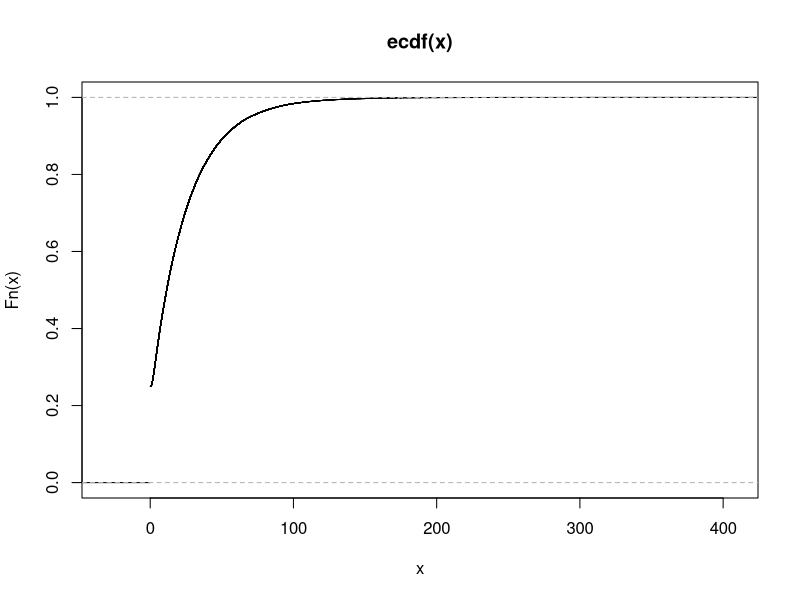
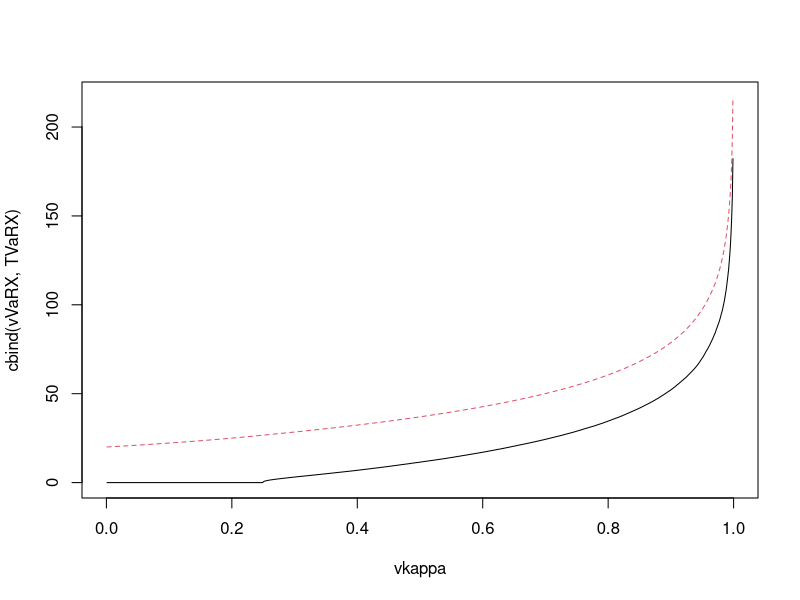
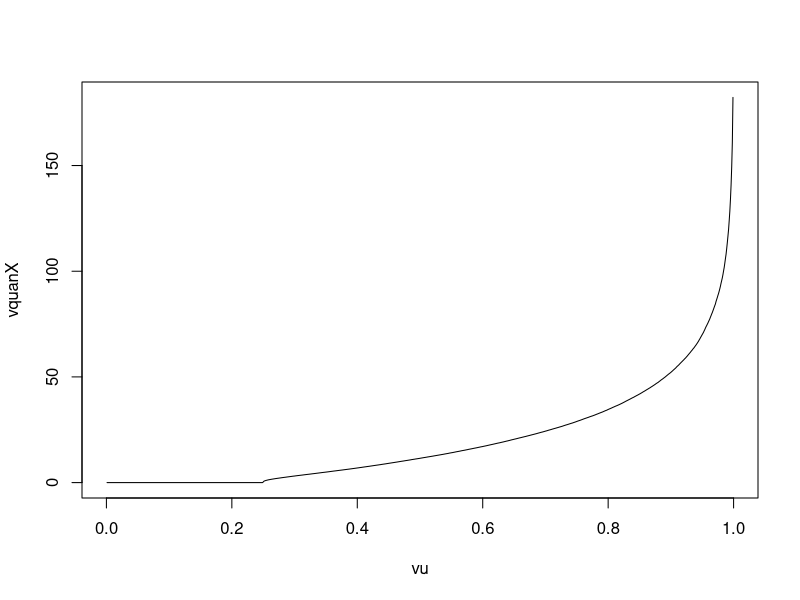

The R script that drew these images, in order:
# Lyon A2018
#
# Simulation loi binomiale negative composée
#
#
# loi de M : binomiale negative
qq<-0.5
rr<-2
EM<-rr*(1-qq)/qq
VarM<-EM/qq

# loi de B : lognormale
mu<-log(10)-0.405
sig<-0.9
EB<-exp(mu+(sig^2)/2)
EB2<-exp(2*mu+2*(sig^2))
VarB<-EB2-EB^2

EX<-EM*EB
VarX<-EM*VarB+VarM*(EB^2)

c(EM,EB,EX)
c(VarM,VarB,VarX)


# simulation de réalisations la loi binomiale négative composée

# fixer la valeur source 
set.seed(2018)

# nb de simulation
nsim<-100000

# vecteurs des réalisations de M et X
vM<-rep(0,nsim)
vX<-rep(0,nsim)

# algo de simulation des réalisations de M et X
for (i in 1:nsim)
{
  U<-runif(1)
  vM[i]<-qnbinom(U,rr,qq)
  if (vM[i]>0) vX[i]<-sum(qlnorm(runif(vM[i]),mu,sig))
}

# valeurs exactes
c(EM,VarM,EB,VarB,EX,VarX)

# valeurs approximatives
mean(vM)
var(vM)
mean(vX)
var(vX)

# courbe des valeurs approximatives de FX(x)
plot.ecdf(vX,xlab="x")

# 100 premières valeurs des réalisations de (M,X)
cbind(1:100,vM[1:100],vX[1:100])

# approximation de FX(x)
x<-0
Fx<-sum((vX<=x))/nsim
c(x,Fx)


# approximation de VaR et TVaR de X
vXs<-sort(vX)

#vkappa<-c(0.5,0.9,0.99,0.999)
vkappa<-(1:999)/1000
vVaRX<-quantile(vX,probs=vkappa,type=1)
#cbind(vkappa,vVaRX,vXs[vkappa*nsim])

nkap<-length(vkappa)
TVaRX<-rep(0,nkap)


for (i in 1:nkap)
{
  dum<-vkappa[i]*nsim+1
  TVaRX[i]<-sum(vXs[dum:nsim])/(nsim*(1-vkappa[i]))
}

#cbind(vkappa,vVaRX,vXs[vkappa*nsim],TVaRX)

matplot(vkappa,cbind(vVaRX,TVaRX),type="l")


# courbe des valeurs approximatives de VaR

vu<-(1:999)/1000
vquanX<-quantile(vX,probs=vu,type=1)
plot(vu,vquanX,type="l")
